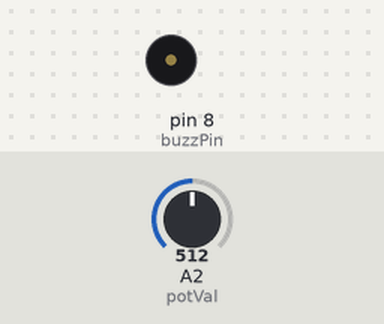
A sketch run on a simulated Arduino Uno, built with avr-gcc and run on an emulated ATmega328P. Parts: buzzer (waves = sounding, pin HIGH). Inputs (shaded band) come from the test bench; at power-on: A2 (potVal) = 512.

Above: at 1.2 s.
1.3 s: A2 (potVal) set to 886
2.8 s: A2 (potVal) set to 913
At 3.3 s:
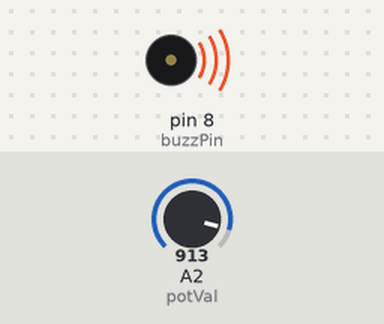
5.8 s: A2 (potVal) set to 890
At 6.8 s:
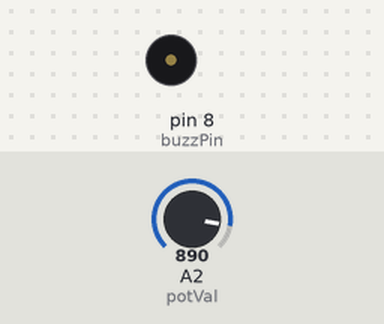
7.3 s: A2 (potVal) set to 900
At 7.8 s:
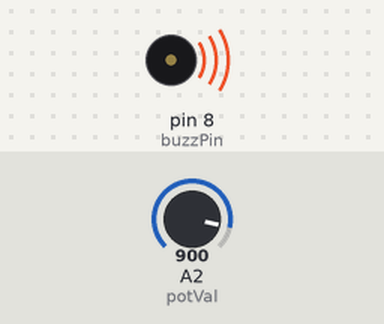
Timing chart, 0 to 10.3 s (numbered marks = the images above; inputs shaded):
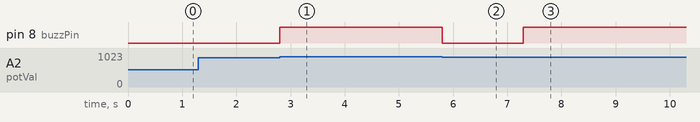

Measured:
- the behaviour switches between 899 and 900 on A2 (potVal) (found by bisection; images 0 and 1)
- after the input at 1.3 s, every drawn part: stays the same
- after the input at 2.8 s, pin 8 (buzzPin): LOW → HIGH at once
- after the input at 5.8 s, pin 8 (buzzPin): HIGH → LOW at once
- after the input at 7.3 s, pin 8 (buzzPin): LOW → HIGH at once

The sketch:

22.ActiveBuzzer.ino
```cpp
// C++ code
// active buzzer
// buzzer jo avaz karte
// 2 tyes of buzzer (tinkercad me ek hi hai dusare mill nahi rahe)
// 1 - active buzzer - samaj le digital write jaisa hai
// jisme ham bas isse off kar sakte ya avaz nikal sakte
// 2 - passive buzzer - ye analog write jaisa hai
// jisme ham alag alag tone nikal sakte
int myNumb;
int potVal = A2;
int buzzPin = 8;
int dt = 100;
String mes = "Enter your number";
void setup()
{
  Serial.begin(9600);
  pinMode(buzzPin, OUTPUT);
}

void loop()
{
  //Serial.println(mes);
  //while (Serial.available() == 0){}
  //myNumb = Serial.parseInt();
  myNumb = analogRead(potVal);
//  Serial.println(myNumb);
  if (myNumb >= 900){
    digitalWrite(buzzPin, HIGH);
    delay(dt);
    digitalWrite(buzzPin, LOW);
  }
}
```
